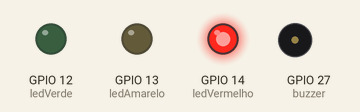
Bench run of a sketch on a simulated ESP32. Shown: output pins drawn as LEDs (lit = HIGH), buzzer (waves = sounding, pin HIGH).

Above: at 3.0 s.
At 10.0 s:
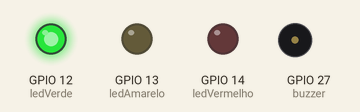
At 12.2 s:
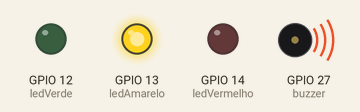
At 13.2 s:
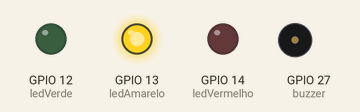
Timing chart, 0 to 18.2 s (numbered marks = the images above):
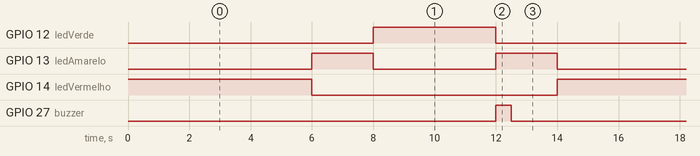

The sketch:

Codigo_SemaforoIndividual.ino
```cpp
// Definindo os pinos dos LEDs
const int ledVermelho = 14;
const int ledAmarelo = 13;
const int ledVerde = 12;
// Definindo o pino do buzzer
const int buzzer = 27;

void setup() {
  // Inicializando os pinos como saídas
  pinMode(ledVermelho, OUTPUT);
  pinMode(ledAmarelo, OUTPUT);
  pinMode(ledVerde, OUTPUT);
  pinMode(buzzer, OUTPUT);
}

void loop() {
  // Fase vermelha - Ligando o LED vermelho por 6 segundos
  digitalWrite(ledVermelho, HIGH);
  delay(6000);
  digitalWrite(ledVermelho, LOW);

  // Fase amarela - Ligando o LED amarelo por 2 segundos
  digitalWrite(ledAmarelo, HIGH);
  delay(2000);
  digitalWrite(ledAmarelo, LOW);

  // Fase verde - Ligando o LED verde por 4 (2+2) segundos
  digitalWrite(ledVerde, HIGH);
  delay(2000);
  // simulando um tempo adicional para pedestres terminarem a travessia
  delay(2000);
  digitalWrite(ledVerde, LOW);

  // Fase amarela - Ligando o LED amarelo por 2 segundos
  digitalWrite(ledAmarelo, HIGH);
  digitalWrite(buzzer, HIGH); // Ativa o buzzer junto com o LED amarelo
  delay(500);
  digitalWrite(buzzer, LOW); // Desativa o buzzer
  delay(1500);
  digitalWrite(ledAmarelo, LOW);
}
```

Measured:
- by itself, GPIO 12 (ledVerde): alternates HIGH for 4.0 s and LOW for 10.0 s
- by itself, GPIO 13 (ledAmarelo): repeats every 14.0 s: LOW 4.0 s, HIGH 2.0 s, LOW 6.0 s, HIGH 2.0 s
- by itself, GPIO 14 (ledVermelho): alternates HIGH for 6.0 s and LOW for 8.0 s
- by itself, GPIO 27 (buzzer): alternates HIGH for 0.50 s and LOW for 13.5 s
